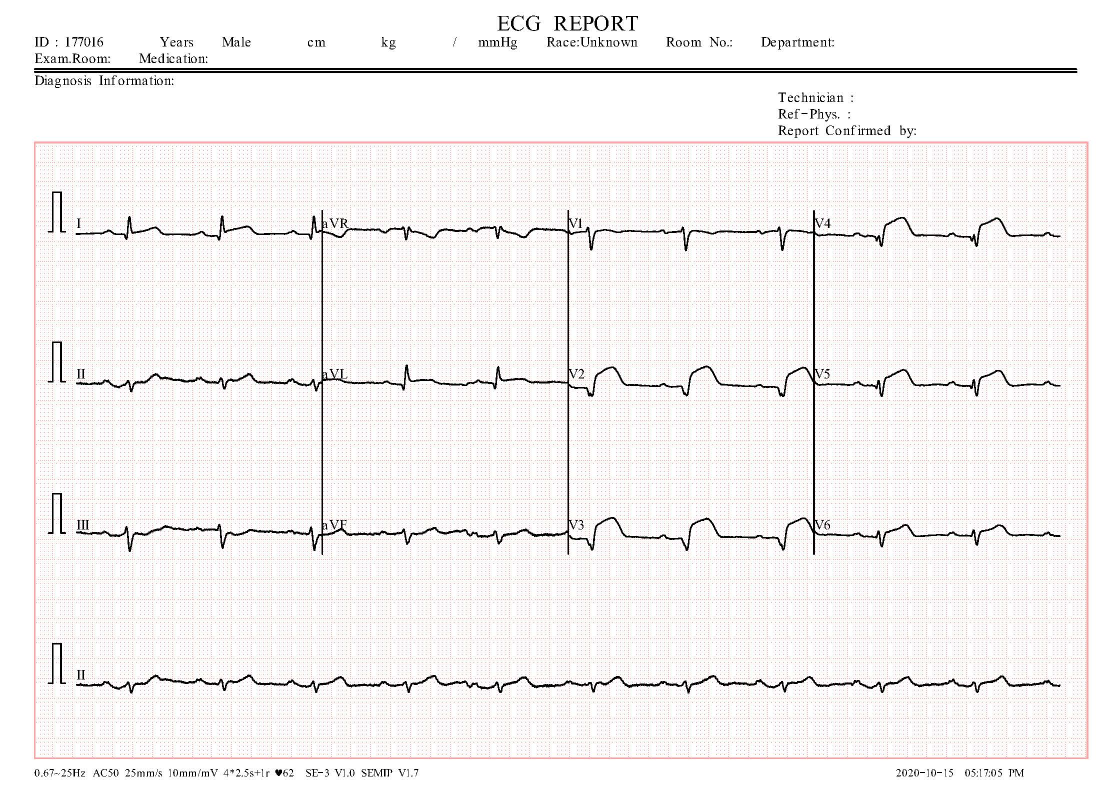
#> input picture image.jpg, 2213 x 1572 px (shown at 1/2 size)
$ jupyter execute --allow-errors Ecg.ipynb
#> lines starting #> are read from the running program, lines starting #| are printed output that depends on the picture; after the words box and inside, x2 and y2 are one past the last pixel; in counts of white or black regions, pixels touching at a corner belong together
[cell 1]
from skimage.io import imread
from skimage import color
import matplotlib.pyplot as plt
from skimage.filters import threshold_otsu, gaussian
from skimage.transform import resize
import numpy as np
import os
from natsort import natsorted
from sklearn.preprocessing import MinMaxScaler
from tkinter import Tk
from tkinter.filedialog import askopenfilename
import joblib
import pandas as pd
from skimage import measure
from sklearn.decomposition import PCA
from skimage.metrics import structural_similarity
from numpy import asarray
from sklearn.neighbors import KNeighborsClassifier
from natsort import natsorted
from sklearn import linear_model, tree, ensemble
from sklearn.naive_bayes import GaussianNB
from sklearn.linear_model import LogisticRegression
from joblib import load, dump
from sklearn import __version__ as sklearn_version

[cell 2]
class ECG:
    def getImage(self):
        Tk().withdraw()
        image_path = askopenfilename(title="image.jpg")
#> the answer given: image.jpg
        if not image_path:
            raise ValueError("No image selected. Please provide an ECG image.")
        return image_path

    def displayImage(self, image):
#> called with image = 'image.jpg'
        original_image = imread(image)
#> original_image is the input picture: shape (1572, 2213, 3); mean R, G, B 244.1, 241.8, 241.5
        plt.imshow(original_image)
        plt.title("Original ECG Image")
        plt.axis('off')
        plt.show()

    def GrayImgae(self, image):
#> called with image = 'image.jpg'
        image = imread(image)
        image_gray = color.rgb2gray(image)
        image_gray = resize(image_gray, (1572, 2213))
        plt.imshow(image_gray, cmap='gray')
        plt.title("Grayscale ECG Image")
        plt.axis('off')
        plt.show()
        return image_gray

    def DividingLeads(self, image):
#> called with image = 'image.jpg'
        image = imread(image)
        Lead_1 = image[300:600, 150:643]
        Lead_2 = image[300:600, 646:1135]
        Lead_3 = image[300:600, 1140:1625]
        Lead_4 = image[300:600, 1630:2125]
        Lead_5 = image[600:900, 150:643]
        Lead_6 = image[600:900, 646:1135]
        Lead_7 = image[600:900, 1140:1625]
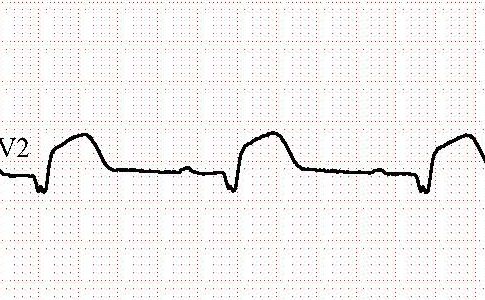
#> Lead_7: shape (300, 485, 3); mean R, G, B 244.1, 241.7, 241.3
        Lead_8 = image[600:900, 1630:2125]
        Lead_9 = image[900:1200, 150:643]
        Lead_10 = image[900:1200, 646:1135]
        Lead_11 = image[900:1200, 1140:1625]
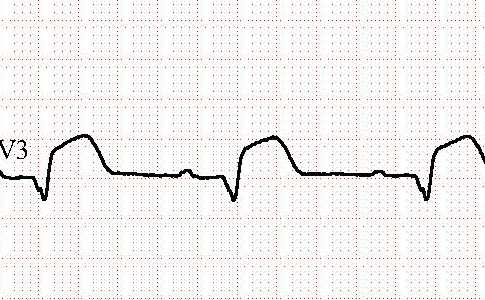
#> Lead_11: shape (300, 485, 3); mean R, G, B 243.9, 241.6, 241.2
        Lead_12 = image[900:1200, 1630:2125]
        Lead_13 = image[1250:1480, 150:2125]
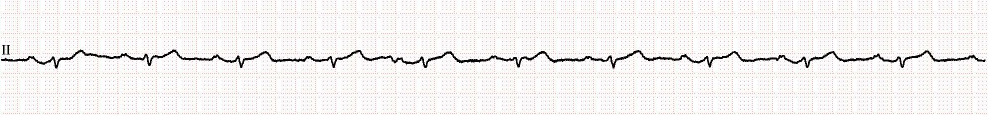
#> Lead_13: shape (230, 1975, 3) (shown at 1/2 size); mean R, G, B 243, 240.4, 240.1

        Leads = [Lead_1, Lead_2, Lead_3, Lead_4, Lead_5, Lead_6, Lead_7, Lead_8, Lead_9, Lead_10, Lead_11, Lead_12,
                 Lead_13]
        fig, ax = plt.subplots(4, 3)
        fig.set_size_inches(10, 10)
        x_counter = 0
        y_counter = 0

        for x, y in enumerate(Leads[:len(Leads) - 1]):
            if (x + 1) % 3 == 0:
                ax[x_counter][y_counter].imshow(y)
                ax[x_counter][y_counter].axis('off')
                ax[x_counter][y_counter].set_title("Leads {}".format(x + 1))
                x_counter += 1
                y_counter = 0
            else:
                ax[x_counter][y_counter].imshow(y)
                ax[x_counter][y_counter].axis('off')
                ax[x_counter][y_counter].set_title("Leads {}".format(x + 1))
                y_counter += 1
#> this loop made 12 passes
#> y_counter on passes 1 to 12: 1, 2, 0, 1, 2, 0, 1, 2, 0, 1, 2, 0
#> after the loop, x_counter = 4

        fig.savefig('Leads_1-12_figure.png')
#> `leads = ecg.DividingLeads(image_path)`: leads = 13 items
        fig1, ax1 = plt.subplots()
        fig1.set_size_inches(10, 10)
        ax1.imshow(Lead_13)
        ax1.set_title("Leads 13")
        ax1.axis('off')
        fig1.savefig('Long_Lead_13_figure.png')

        return Leads

    def PreprocessingLeads(self, Leads):
        fig2, ax2 = plt.subplots(4, 3)
        fig2.set_size_inches(10, 10)
        x_counter = 0
        y_counter = 0

        for x, y in enumerate(Leads[:len(Leads) - 1]):
            grayscale = color.rgb2gray(y)
            blurred_image = gaussian(grayscale, sigma=1)
            global_thresh = threshold_otsu(blurred_image)
            binary_global = blurred_image < global_thresh
            binary_global = resize(binary_global, (300, 450))
            if (x + 1) % 3 == 0:
                ax2[x_counter][y_counter].imshow(binary_global, cmap="gray")
                ax2[x_counter][y_counter].axis('off')
                ax2[x_counter][y_counter].set_title("pre-processed Leads {} image".format(x + 1))
                x_counter += 1
                y_counter = 0
            else:
                ax2[x_counter][y_counter].imshow(binary_global, cmap="gray")
                ax2[x_counter][y_counter].axis('off')
                ax2[x_counter][y_counter].set_title("pre-processed Leads {} image".format(x + 1))
                y_counter += 1
#> this loop made 12 passes
#> (global_thresh, y_counter) on passes 1 to 12: (0.607, 1), (0.61, 2), (0.608, 0), (0.614, 1), (0.601, 2), (0.608, 0), (0.614, 1), (0.615, 2), (0.603, 0), (0.604, 1), (0.614, 2), (0.612, 0)
#> pass 1, in PreprocessingLeads, `blurred_image = gaussian(grayscale, sigma=1)`:
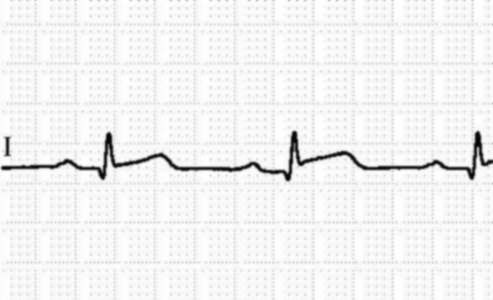
#> blurred_image: shape (300, 493) float64; min 0.0177, max 1, mean 0.951
#> pass 1, in PreprocessingLeads, `binary_global = resize(binary_global, (300, 450))`:
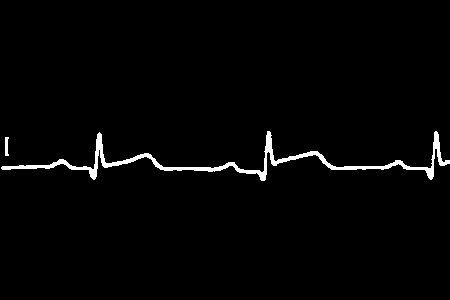
#> binary_global: shape (300, 450) bool; 1.9% white; 2 white regions, box (x1, y1, x2, y2) and area: (1, 131, 450, 181) 2522, (5, 137, 9, 156) 61
#> after the loop:
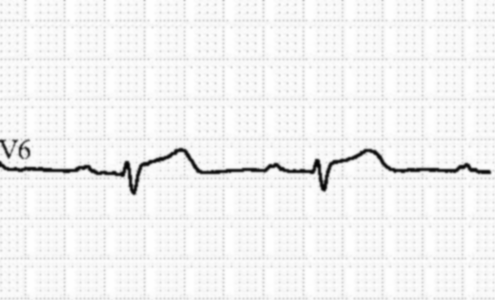
#> blurred_image: shape (300, 495) float64; min 0.0213, max 1, mean 0.951
#> after the loop, x_counter = 4
        fig2.savefig('Preprocessed_Leads_1-12_figure.png')
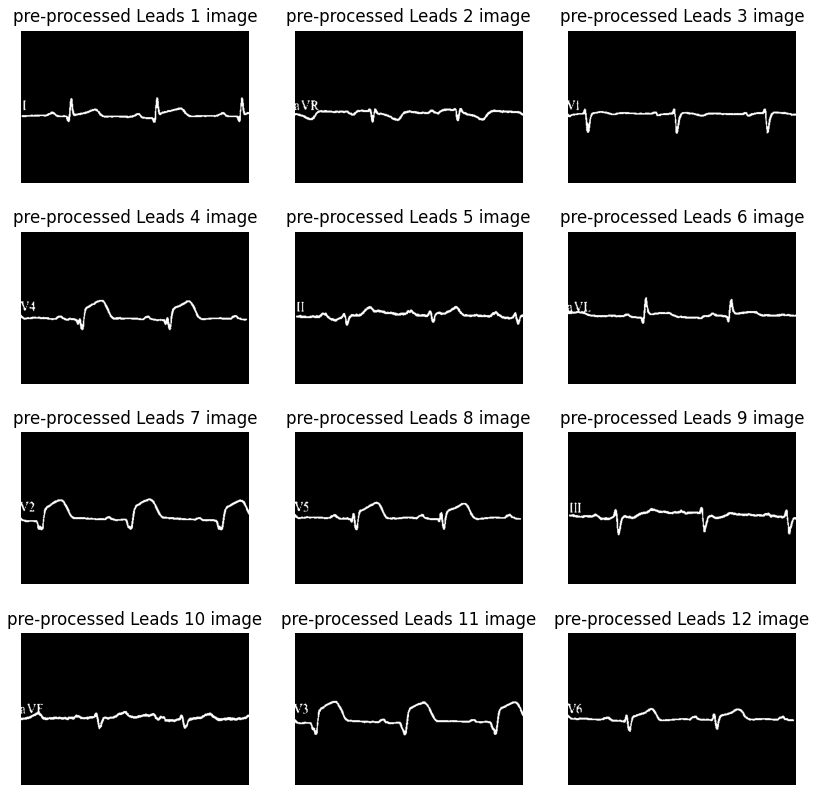
#> figure drawn by matplotlib, 12 panels

    def SignalExtraction_Scaling(self, Leads):
        fig4, ax4 = plt.subplots(4, 3)
        x_counter = 0
        y_counter = 0
        for x, y in enumerate(Leads[:len(Leads) - 1]):
            grayscale = color.rgb2gray(y)
            blurred_image = gaussian(grayscale, sigma=0.7)
            global_thresh = threshold_otsu(blurred_image)
            binary_global = blurred_image < global_thresh
            contours = measure.find_contours(binary_global, 0.8)
            contours_shape = sorted([x.shape for x in contours])[::-1][0:1]
            for contour in contours:
                if contour.shape in contours_shape:
                    test = resize(contour, (255, 2))
            if (x + 1) % 3 == 0:
                ax4[x_counter][y_counter].invert_yaxis()
                ax4[x_counter][y_counter].plot(test[:, 1], test[:, 0], linewidth=1, color='black')
                ax4[x_counter][y_counter].axis('image')
                ax4[x_counter][y_counter].set_title("Contour {} image".format(x + 1))
                x_counter += 1
                y_counter = 0
            else:
                ax4[x_counter][y_counter].invert_yaxis()
                ax4[x_counter][y_counter].plot(test[:, 1], test[:, 0], linewidth=1, color='black')
                ax4[x_counter][y_counter].axis('image')
                ax4[x_counter][y_counter].set_title("Contour {} image".format(x + 1))
                y_counter += 1

            lead_no = x
            scaler = MinMaxScaler()
            fit_transform_data = scaler.fit_transform(test)
            Normalized_Scaled = pd.DataFrame(fit_transform_data[:, 0], columns=['X'])
            Normalized_Scaled = Normalized_Scaled.T
            if (os.path.isfile('scaled_data_1D_{lead_no}.csv'.format(lead_no=lead_no + 1))):
                Normalized_Scaled.to_csv('Scaled_1DLead_{lead_no}.csv'.format(lead_no=lead_no + 1), mode='a',
                                         index=False)
            else:
                Normalized_Scaled.to_csv('Scaled_1DLead_{lead_no}.csv'.format(lead_no=lead_no + 1), index=False)
#> this loop made 12 passes
#> (global_thresh, contours, contours_shape, y_counter) on passes 1, 3, 4, 6, 7, 9, 10, 12: (0.556, 3 point arrays, longest 1613 points, [(1613, 2)], 1), (0.558, 6 point arrays, longest 803 points, [(803, 2)], 0), (0.56, 7 point arrays, longest 1592 points, [(1592, 2)], 1), (0.56, 7 point arrays, longest 885 points, [(885, 2)], 0), (0.56, 8 point arrays, longest 852 points, [(852, 2)], 1), (0.557, 4 point arrays, longest 1697 points, [(1697, 2)], 0), (0.556, 7 point arrays, longest 817 points, [(817, 2)], 1), (0.564, 7 point arrays, longest 1498 points, [(1498, 2)], 0)
#> (global_thresh, contours, y_counter) on passes 2, 5, 8, 11: (0.56, 10 point arrays, longest 746 points, 2), (0.557, 3 point arrays, longest 1559 points, 2), (0.56, 8 point arrays, longest 1600 points, 2), (0.561, 8 point arrays, longest 897 points, 2)
#> pass 1, in SignalExtraction_Scaling, `binary_global = blurred_image < global_thresh`:
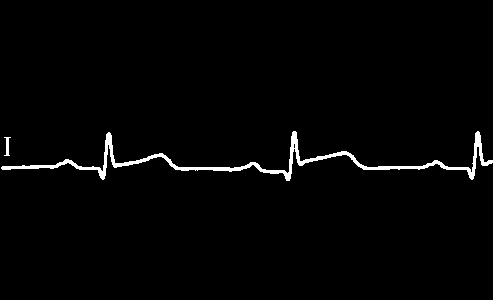
#> binary_global: shape (300, 493) bool; 1.8% white; 2 white regions, box (x1, y1, x2, y2) and area: (1, 131, 493, 181) 2552, (4, 137, 11, 156) 64
#> after the loop:
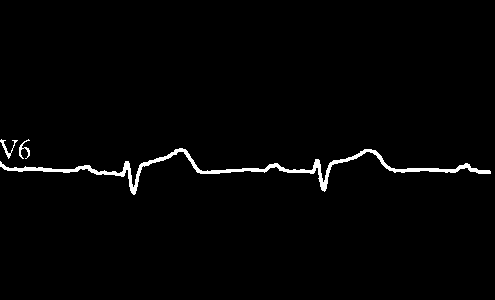
#> binary_global: shape (300, 495) bool; 1.7% white; 3 white regions, box (x1, y1, x2, y2) and area: (0, 148, 491, 195) 2308, (0, 139, 18, 159) 85, (19, 139, 30, 159) 78
#> after the loop, x_counter = 4

        fig4.savefig('Contour_Leads_1-12_figure.png')
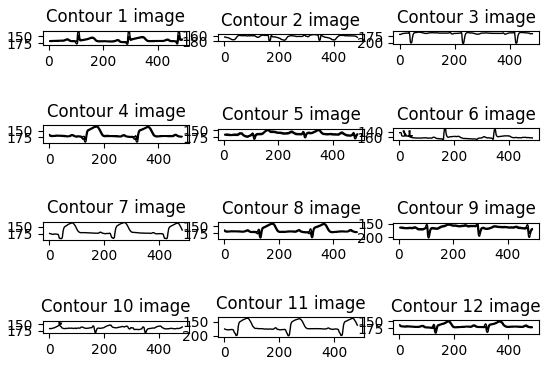
#> figure drawn by matplotlib, 12 panels

    def CombineConvert1Dsignal(self):
        test_final = pd.read_csv('Scaled_1DLead_1.csv')
#> (reads Scaled_1DLead_1.csv from the repository)
        location = os.getcwd()
        for files in natsorted(os.listdir(location)):
            if files.endswith(".csv"):
                if files != 'Scaled_1DLead_1.csv':
                    df = pd.read_csv('{}'.format(files))
                    test_final = pd.concat([test_final, df], axis=1, ignore_index=True)

        return test_final

    def DimensionalReduciton(self, test_final):
        pca_loaded_model = joblib.load('PCA_ECG (1).pkl')
        result = pca_loaded_model.transform(test_final)
        final_df = pd.DataFrame(result)
        return final_df

    def ModelLoad_predict(self, final_df):
        # Load the model
        loaded_model = load('Heart_Disease_Prediction_using_ECG (4).pkl')

        # Resave the model (if successfully loaded) to ensure compatibility
        if sklearn_version != "1.0.1":
            dump(loaded_model, 'Updated_Heart_Disease_Model.pkl')
        result = loaded_model.predict(final_df)
        if result[0] == 1:
            return "You ECG corresponds to Myocardial Infarction"
        elif result[0] == 0:
            return "You ECG corresponds to Abnormal Heartbeat"
        elif result[0] == 2:
            return "Your ECG is Normal"
        else:
            return "You ECG corresponds to History of Myocardial Infarction"

#> (a cell that did not finish here is left out)
